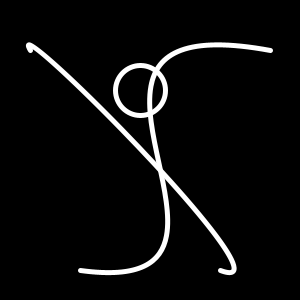
Frame 1 (no input)
Frame 60 (the mouse pressed at the canvas centre just before this capture): identical to frame 1, image omitted
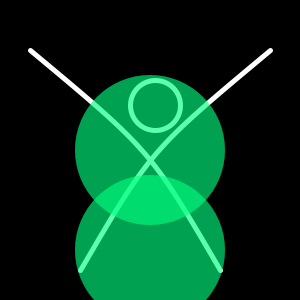
Frame 120 (the mouse held since frame 60 and released just before this capture)

The Processing sketch that drew these frames (run headless with seeded random() and noise(); from frame 60 on, the mouse is pressed at the canvas centre):

// Processing sketch: Q1
// ── Q1.pde
void setup() {
  size(300, 300);
  strokeWeight(5);
  colorMode(HSB,360,100,100);
}

void draw() {
  background(0);
  noFill();
  stroke(0,0,100);

  //Dancer's body
  bezier(30, 50, mouseX, mouseY, width - mouseX, height - mouseY, 220, 270);
  bezier(270, 50, mouseX, mouseY, width - mouseX, height - mouseY, 80, 270);

  //Dancer's Head
  ellipse(140 + (mouseX * 0.1), 90 + (mouseY * 0.1), 50, 50);
  
  //Lights
  noStroke();
  fill(mouseY,100,100,100);
  ellipse(width - mouseX,mouseY,mouseX,mouseX);
  ellipse(width - mouseX,height - mouseY + 100,mouseX,mouseX);
  fill(width - mouseY, 100, 100, 100);
  ellipse(mouseX,mouseY, mouseX, mouseX);
  ellipse(mouseX,height - mouseY + 100, mouseX, mouseX);
}
